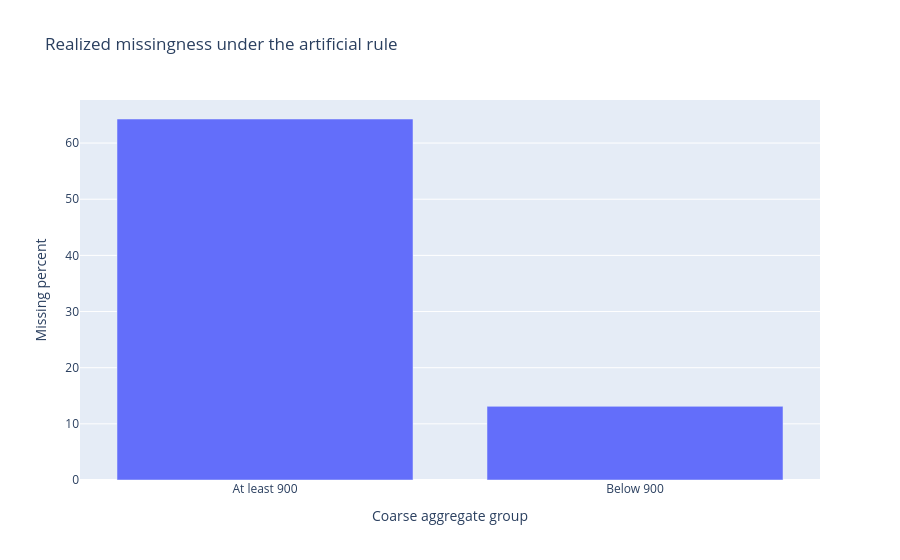

Source (notebook cell):
### Markdown cell above
# Question 1

### Code cell
# Artificial rule (ii): probability depends on observed coarse_agg.
# Keep this seed and these probabilities unchanged.
rng = np.random.default_rng(123)
p_missing = np.where(reference["coarse_agg"] >= 900,
                     0.60, 0.15)
mask = rng.random(len(reference)) < p_missing

missing = reference.copy()
missing.loc[mask, "water"] = np.nan
missing["water_missing"] = mask
observed = missing.dropna(subset=["water"]).copy()

print("Artificially hidden water entries:", int(mask.sum()))
print("Complete cases retained:", len(observed))

rates = missing.groupby("coarse_group")["water_missing"].agg(
    Records="size", Hidden="sum", Rate="mean"
)
rates["Missing percent"] = 100 * rates["Rate"]
display(rates[["Records", "Hidden", "Missing percent"]].round(2))

shares = pd.DataFrame({
    "Reference percent": 100 * reference["coarse_group"].value_counts(
        normalize=True),
    "Complete-case percent": 100 * observed["coarse_group"].value_counts(
        normalize=True)
})
display(shares.round(2))

fig = px.bar(
    rates.reset_index(), x="coarse_group", y="Missing percent",
    labels={"coarse_group": "Coarse aggregate group"},
    title="Realized missingness under the artificial rule"
)
fig.show()

### Figure 1 — Plotly figure (JSON) as saved in the notebook; plotly's stock layout.template omitted (floating-point values rounded to 4 significant figures)
{"data": [{"hovertemplate": "Coarse aggregate group=%{x}<br>Missing percent=%{y}<extra></extra>", "legendgroup": "", "marker": {"color": "#636efa", "pattern": {"shape": ""}}, "name": "", "orientation": "v", "showlegend": false, "textposition": "auto", "type": "bar", "x": ["At least 900", "Below 900"], "xaxis": "x", "y": [64.29, 13.11], "yaxis": "y"}], "layout": {"barmode": "relative", "legend": {"tracegroupgap": 0}, "title": {"text": "Realized missingness under the artificial rule"}, "xaxis": {"anchor": "y", "domain": [0, 1], "title": {"text": "Coarse aggregate group"}}, "yaxis": {"anchor": "x", "domain": [0, 1], "title": {"text": "Missing percent"}}}}
